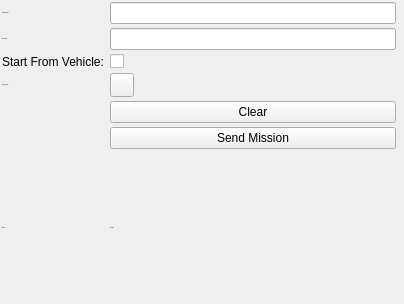
<?xml version="1.0" encoding="UTF-8"?>
<ui version="4.0">
 <class>plan_route_config</class>
 <widget class="QWidget" name="plan_route_config">
  <property name="geometry">
   <rect>
    <x>0</x>
    <y>0</y>
    <width>404</width>
    <height>304</height>
   </rect>
  </property>
  <property name="windowTitle">
   <string>Form</string>
  </property>
  <property name="styleSheet">
   <string notr="true"/>
  </property>
  <layout class="QGridLayout" name="gridLayout">
   <property name="leftMargin">
    <number>2</number>
   </property>
   <property name="topMargin">
    <number>2</number>
   </property>
   <property name="rightMargin">
    <number>2</number>
   </property>
   <property name="bottomMargin">
    <number>2</number>
   </property>
   <property name="verticalSpacing">
    <number>4</number>
   </property>
   <item row="3" column="2">
    <widget class="QLineEdit" name="route_topic"/>
   </item>
   <item row="11" column="2" colspan="2">
    <widget class="QLabel" name="status">
     <property name="font">
      <font>
       <pointsize>-1</pointsize>
      </font>
     </property>
     <property name="styleSheet">
      <string notr="true"/>
     </property>
     <property name="text">
      <string>No topic</string>
     </property>
     <property name="wordWrap">
      <bool>true</bool>
     </property>
    </widget>
   </item>
   <item row="6" column="0">
    <widget class="QLabel" name="label_3">
     <property name="font">
      <font>
       <pointsize>-1</pointsize>
      </font>
     </property>
     <property name="text">
      <string>Preview Color:</string>
     </property>
    </widget>
   </item>
   <item row="2" column="0">
    <widget class="QLabel" name="label">
     <property name="font">
      <font>
       <pointsize>-1</pointsize>
      </font>
     </property>
     <property name="text">
      <string>Waypoint Topic:</string>
     </property>
    </widget>
   </item>
   <item row="6" column="2">
    <widget class="mapviz::ColorButton" name="color">
     <property name="maximumSize">
      <size>
       <width>24</width>
       <height>24</height>
      </size>
     </property>
     <property name="autoFillBackground">
      <bool>false</bool>
     </property>
     <property name="styleSheet">
      <string notr="true"/>
     </property>
     <property name="text">
      <string/>
     </property>
    </widget>
   </item>
   <item row="2" column="2">
    <widget class="QLineEdit" name="waypoint_topic">
     <property name="font">
      <font>
       <pointsize>-1</pointsize>
      </font>
     </property>
    </widget>
   </item>
   <!-- <item row="10" column="2">
    <widget class="QPushButton" name="publish">
     <property name="text">
      <string>Publish Route</string>
     </property>
    </widget>
   </item> -->
   <item row="10" column="2">
    <widget class="QPushButton" name="sendMission">
     <property name="text">
      <string>Send Mission</string>
     </property>
    </widget>
   </item>
   <item row="11" column="0">
    <widget class="QLabel" name="label_2">
     <property name="font">
      <font>
       <pointsize>-1</pointsize>
      </font>
     </property>
     <property name="text">
      <string>Status:</string>
     </property>
    </widget>
   </item>
   <item row="3" column="0">
    <widget class="QLabel" name="label_4">
     <property name="font">
      <font>
       <pointsize>-1</pointsize>
      </font>
     </property>
     <property name="text">
      <string>Route Topic:</string>
     </property>
    </widget>
   </item>
   <item row="5" column="2">
    <widget class="QCheckBox" name="start_from_vehicle">
     <property name="text">
      <string/>
     </property>
    </widget>
   </item>
   <item row="5" column="0">
    <widget class="QLabel" name="label_5">
     <property name="text">
      <string>Start From Vehicle:</string>
     </property>
    </widget>
   </item>
   <item row="7" column="2">
    <widget class="QPushButton" name="clear">
     <property name="text">
      <string>Clear</string>
     </property>
    </widget>
   </item>
  </layout>
 </widget>
 <customwidgets>
  <customwidget>
   <class>mapviz::ColorButton</class>
   <extends>QPushButton</extends>
   <header location="global">mapviz/color_button.h</header>
  </customwidget>
 </customwidgets>
 <resources/>
 <connections/>
 <slots>
  <slot>SelectColor()</slot>
  <slot>SelectTopic()</slot>
  <slot>TopicEdited()</slot>
  <slot>PositionToleranceChanged(double)</slot>
  <slot>AngleToleranceChanged(double)</slot>
 </slots>
</ui>
